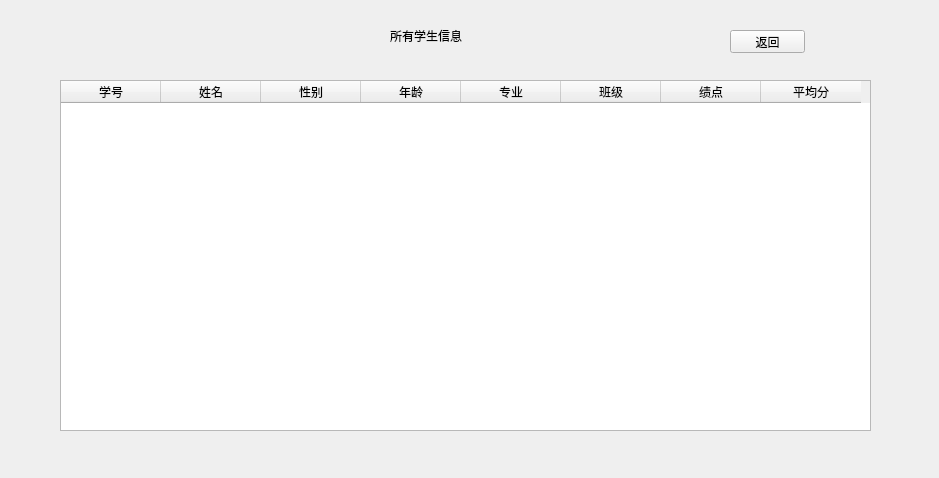
<?xml version="1.0" encoding="UTF-8"?>
<ui version="4.0">
 <class>allstuinfor</class>
 <widget class="QWidget" name="allstuinfor">
  <property name="geometry">
   <rect>
    <x>0</x>
    <y>0</y>
    <width>939</width>
    <height>478</height>
   </rect>
  </property>
  <property name="windowTitle">
   <string>Form</string>
  </property>
  <widget class="QLabel" name="label">
   <property name="geometry">
    <rect>
     <x>390</x>
     <y>20</y>
     <width>181</width>
     <height>31</height>
    </rect>
   </property>
   <property name="styleSheet">
    <string notr="true">font: 20pt &quot;Arial&quot;;</string>
   </property>
   <property name="text">
    <string>所有学生信息</string>
   </property>
  </widget>
  <widget class="QPushButton" name="backButton">
   <property name="geometry">
    <rect>
     <x>730</x>
     <y>30</y>
     <width>75</width>
     <height>23</height>
    </rect>
   </property>
   <property name="text">
    <string>返回</string>
   </property>
  </widget>
  <widget class="QTableWidget" name="tableWidget">
   <property name="geometry">
    <rect>
     <x>60</x>
     <y>80</y>
     <width>811</width>
     <height>351</height>
    </rect>
   </property>
   <column>
    <property name="text">
     <string>学号</string>
    </property>
   </column>
   <column>
    <property name="text">
     <string>姓名</string>
    </property>
   </column>
   <column>
    <property name="text">
     <string>性别</string>
    </property>
   </column>
   <column>
    <property name="text">
     <string>年龄</string>
    </property>
   </column>
   <column>
    <property name="text">
     <string>专业</string>
    </property>
   </column>
   <column>
    <property name="text">
     <string>班级</string>
    </property>
   </column>
   <column>
    <property name="text">
     <string>绩点</string>
    </property>
   </column>
   <column>
    <property name="text">
     <string>平均分</string>
    </property>
   </column>
  </widget>
 </widget>
 <resources/>
 <connections/>
</ui>
